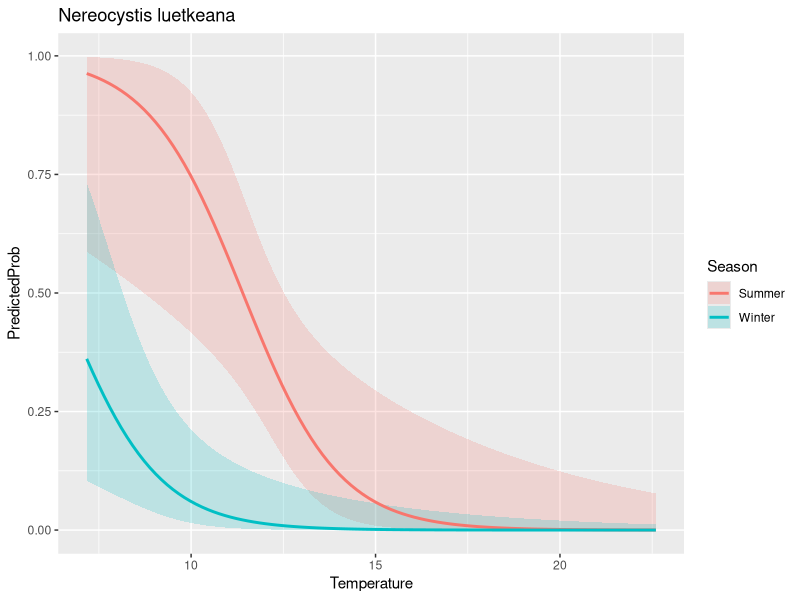

Generate this figure with R:
# ============================================
# Joe's first attempt at regression models
# for San Juan project
# Last edited: 05/06/2021
# ============================================
library('tidyverse')
library('dplyr')
library('ggplot2')

by.sample.species <- read.csv('../data/by.sample.species.csv')
events <- read.csv('../data/events.joe.format.csv')
# filter data to just san juans

# filter out non-san juan data (comment out later)
SJI.sample.species <- by.sample.species # %>%
  #separate(col=sample, remove=FALSE, into=c("site", "date"), sep = 2) %>%
  #filter(site %in% c('LK','CP','FH')) 


# use all detected species in San Juans as a base ?? what makes an absense ?? 
presence.absence <- SJI.sample.species %>%
  select(sample, species, nReads) %>%
  pivot_wider(names_from=sample, values_from=nReads, values_fill=list(nReads=0))

presence.absence <- presence.absence %>%  
  pivot_longer(!species, names_to='sample', values_to='nReads') 

presence.absence <- presence.absence %>% 
  mutate(nReads = case_when(nReads == 0 ~ 0, nReads !=0 ~ 1)) %>%
  rename(presence=nReads)

# check to make sure the length of presence.absence makes sense - i think it does
#unique.species <- length(unique(SJI.sample.species$sample))
#unique.samples <- length(unique(SJI.sample.species$species))
#FH.unique.species <- length(unique(FH.sample.species$species))
#print(unique.species*unique.samples)

# connect with environmental data to use as continuous variables
presence.absence <- inner_join(presence.absence, events) 

presence.absence <- presence.absence %>%
  separate(col=sample, remove=FALSE, into=c("site", "date"), sep = 2) 

# build a beautiful logistic model for every species
xtabsdf <- as.data.frame(xtabs(~ presence + sample, data = presence.absence))
presence.absence$sample <- factor(presence.absence$sample)
presence.absence$species <- factor(presence.absence$species)
presence.absence$site <- factor(presence.absence$site)
presence.absence$Area <- factor(presence.absence$Area)

# need list of dataframes for each species to make logit more managable 
p.a.species <- list()

for(i in unique(presence.absence$species)){
  print(i)
  one.species <- presence.absence %>%
    filter(species %in% c(i))
  p.a.species[[i]] <- one.species
  
}

# gametophye might be long lived, sporophyt annual 
# LOGIT FUNCTION =======================================
# ======================================================
species_logit <- function(species_str){

  mylogit <- glm(presence ~ Season + pH_new + Temperature, data = p.a.species[[species_str]], family = "binomial", maxit=100)
  print(p.a.species[[species_str]])
  print(mylogit)
  
  confint(mylogit)
  return(mylogit)
  
  }


test_logit <- species_logit('Nereocystis luetkeana')

summary(test_logit)

# LOGIT exploration and visualization ==================
# ======================================================
max(presence.absence$Temperature)
min(presence.absence$Temperature)

plot_logit <- function(species_str, test_logit) {
  
  print(confint(test_logit))
  print(exp(cbind(OR = coef(test_logit), confint(test_logit))))
  
   
  newdata2 <- with(p.a.species[[species_str]], data.frame(Temperature = rep(seq(from = 7.17, to = 22.6, length.out = 100),
                                                2), pH_new = mean(pH_new), Season = factor(rep(c('Summer','Winter'), each = 100))))

  newdata3 <- cbind(newdata2, predict(test_logit, newdata = newdata2, type = "link",
                                    se = TRUE))

  newdata3 <- within(newdata3, {
    PredictedProb <- plogis(fit)
    LL <- plogis(fit - (1.96 * se.fit))
    UL <- plogis(fit + (1.96 * se.fit))
  })

  head(newdata3)

  x <- ggplot(newdata3, aes(x = Temperature, y = PredictedProb)) + geom_ribbon(aes(ymin = LL,
  ymax = UL, fill = Season), alpha = 0.2) + geom_line(aes(colour = Season),
  size = 1) + labs(title=species_str)
  
  return(x)
  }

plot_logit('Nereocystis luetkeana', test_logit)

##TODO
# replicate graph from Terrie's student's published paper for p/a data
# known spawning month for invertebrates nReads 
# habitat depth of detected organisms 
